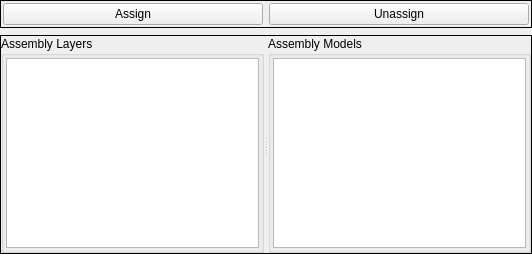
             <widget class="QWidget" name="Layer_To_Model_Assignment_Style_Page">
              <layout class="QVBoxLayout" name="verticalLayout_17">
               <property name="spacing">
                <number>7</number>
               </property>
               <property name="leftMargin">
                <number>0</number>
               </property>
               <property name="topMargin">
                <number>0</number>
               </property>
               <property name="rightMargin">
                <number>0</number>
               </property>
               <property name="bottomMargin">
                <number>0</number>
               </property>
               <item>
                <layout class="QVBoxLayout" name="Layer_To_Model_Assignment_Style_VLayout">
                 <item>
                  <widget class="QFrame" name="Layer_To_Model_Assignment_Buttons">
                   <property name="frameShape">
                    <enum>QFrame::Box</enum>
                   </property>
                   <layout class="QHBoxLayout" name="horizontalLayout">
                    <property name="leftMargin">
                     <number>2</number>
                    </property>
                    <property name="topMargin">
                     <number>2</number>
                    </property>
                    <property name="rightMargin">
                     <number>2</number>
                    </property>
                    <property name="bottomMargin">
                     <number>2</number>
                    </property>
                    <item>
                     <widget class="QPushButton" name="Layer_To_Model_Assign_Button">
                      <property name="text">
                       <string>Assign</string>
                      </property>
                     </widget>
                    </item>
                    <item>
                     <widget class="QPushButton" name="Layer_To_Model_Unassign_Button">
                      <property name="text">
                       <string>Unassign</string>
                      </property>
                     </widget>
                    </item>
                   </layout>
                  </widget>
                 </item>
                 <item>
                  <widget class="QSplitter" name="Layer_To_Model_Assignment_Style_splitter">
                   <property name="sizePolicy">
                    <sizepolicy hsizetype="Expanding" vsizetype="Preferred">
                     <horstretch>0</horstretch>
                     <verstretch>1</verstretch>
                    </sizepolicy>
                   </property>
                   <property name="frameShape">
                    <enum>QFrame::Box</enum>
                   </property>
                   <property name="orientation">
                    <enum>Qt::Horizontal</enum>
                   </property>
                   <widget class="QGroupBox" name="Layer_To_Model_AL_List_Container">
                    <property name="title">
                     <string>Assembly Layers</string>
                    </property>
                    <layout class="QVBoxLayout" name="verticalLayout_19">
                     <property name="spacing">
                      <number>2</number>
                     </property>
                     <property name="leftMargin">
                      <number>2</number>
                     </property>
                     <property name="topMargin">
                      <number>2</number>
                     </property>
                     <property name="rightMargin">
                      <number>2</number>
                     </property>
                     <property name="bottomMargin">
                      <number>2</number>
                     </property>
                     <item>
                      <widget class="BASE_LIST_VIEW" name="Layer_To_Model_AL_List_View">
                       <property name="Root_Index_Assembly_Type" stdset="0">
                        <string>Layers</string>
                       </property>
                       <property name="Data_Model_Name" stdset="0">
                        <string>config_data_model</string>
                       </property>
                      </widget>
                     </item>
                    </layout>
                   </widget>
                   <widget class="QGroupBox" name="Layer_To_Model_AG_List_Container">
                    <property name="title">
                     <string>Assembly Models</string>
                    </property>
                    <layout class="QVBoxLayout" name="verticalLayout_3">
                     <property name="spacing">
                      <number>2</number>
                     </property>
                     <property name="leftMargin">
                      <number>2</number>
                     </property>
                     <property name="topMargin">
                      <number>2</number>
                     </property>
                     <property name="rightMargin">
                      <number>2</number>
                     </property>
                     <property name="bottomMargin">
                      <number>2</number>
                     </property>
                     <item>
                      <widget class="BASE_LIST_VIEW" name="Layer_To_Model_AG_List_View">
                       <property name="selectionMode">
                        <enum>QAbstractItemView::ExtendedSelection</enum>
                       </property>
                       <property name="layoutMode">
                        <enum>QListView::Batched</enum>
                       </property>
                       <property name="Root_Index_Assembly_Type" stdset="0">
                        <string>Models</string>
                       </property>
                       <property name="Data_Model_Name" stdset="0">
                        <string>config_data_model</string>
                       </property>
                      </widget>
                     </item>
                    </layout>
                   </widget>
                  </widget>
                 </item>
                </layout>
               </item>
              </layout>
             </widget>
